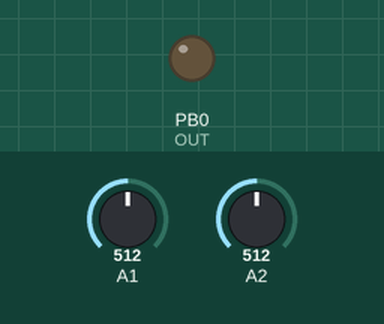
The sketch below on a simulated ATtiny85, built with avr-gcc and run on an emulated ATtiny85. Shown: output pins drawn as LEDs (lit = HIGH). The test bench sets the inputs (shaded band); at power-on: A2 = 512, A1 = 512.

Above: at 1.2 s.
1.3 s: A2 set to 675
2.8 s: A2 set to 691
At 3.8 s:
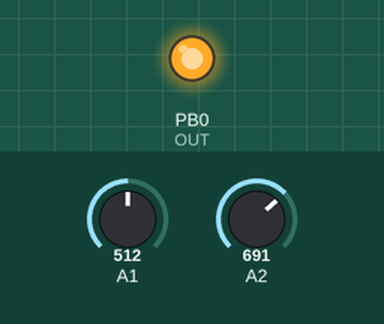
4.3 s: A2 set to 528
7.3 s: A2 set to 495
At 8.4 s:
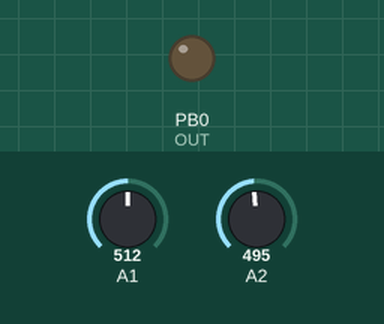
8.8 s: A2 set to 716
At 9.6 s:
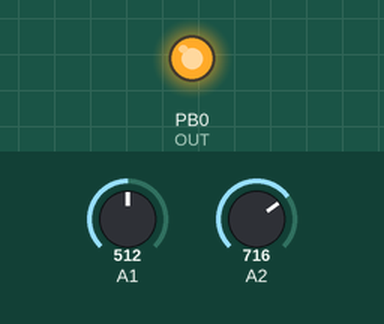
Timing chart, 0 to 11.3 s (numbered marks = the images above; inputs shaded):
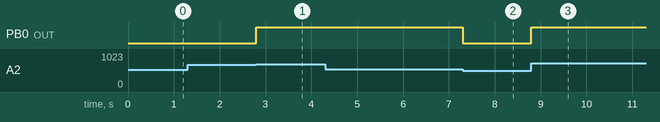

Measured:
- the behaviour switches between 683 and 684 on A2 (found by bisection; images 0 and 1)
- the behaviour switches between 512 and 511 on A2 (found by bisection; images 1 and 2)
- after the input at 1.3 s, every drawn part: stays the same
- after the input at 2.8 s, PB0 (OUT): LOW → HIGH at once
- after the input at 4.3 s, every drawn part: stays the same
- after the input at 7.3 s, PB0 (OUT): HIGH → LOW at once
- after the input at 8.8 s, PB0 (OUT): LOW → HIGH at once

The sketch:

jc5_ATtiny85_lightController.ino
```cpp
/***************************************************
  ATtiny85 Christmas Light Controller
  Р0 ~ ARef, I²C SDA
  P1 ~ LED
  P2 - ADC1, I²C SCK
  P3 - ADC3, USB+
  P4 ~ ADC2, USB-
  P5 - ADC0

  TODO:
  - Relay
  - Case
 ****************************************************/
//-----------------------------------------------------------------------
#define OUT 0             // Relay out
#define LED 1             // LED out
#define PV  1             // Process Value on AI 1 (P2)
#define SP  2             // SetPoint on AI 2 (P4)
#define HYS 24            // Hysteresis 0-32 as 0-100%
#define DEBOUNCE 1000 * 2 // Debounce time in milliseconds
unsigned long timer;

void setup() {
  pinMode(OUT, OUTPUT);
}

void loop() {

  int pv = analogRead(PV);
  int sp = analogRead(SP);
  int spLo = (sp * HYS) >> 5;

  if (pv < spLo) {
    digitalWrite(OUT, HIGH);
    digitalWrite(LED, HIGH);
    timer = millis();
  }

  if (pv > sp) {
    digitalWrite(LED, LOW);
    if (millis() - timer > DEBOUNCE) {
      digitalWrite(OUT, LOW);
    }
  }

}
```
